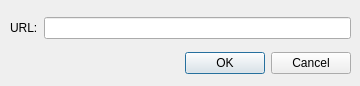
<?xml version="1.0" encoding="UTF-8"?>
<ui version="4.0">
 <class>URL</class>
 <widget class="QDialog" name="URL">
  <property name="geometry">
   <rect>
    <x>0</x>
    <y>0</y>
    <width>360</width>
    <height>86</height>
   </rect>
  </property>
  <property name="windowTitle">
   <string>Dialog</string>
  </property>
  <widget class="QWidget" name="">
   <property name="geometry">
    <rect>
     <x>10</x>
     <y>10</y>
     <width>341</width>
     <height>71</height>
    </rect>
   </property>
   <layout class="QGridLayout" name="gridLayout">
    <item row="0" column="1">
     <widget class="QLineEdit" name="lineEdit"/>
    </item>
    <item row="0" column="0">
     <widget class="QLabel" name="label">
      <property name="text">
       <string>URL:</string>
      </property>
     </widget>
    </item>
    <item row="1" column="0" colspan="2">
     <widget class="QDialogButtonBox" name="buttonBox">
      <property name="orientation">
       <enum>Qt::Horizontal</enum>
      </property>
      <property name="standardButtons">
       <set>QDialogButtonBox::Cancel|QDialogButtonBox::Ok</set>
      </property>
     </widget>
    </item>
   </layout>
  </widget>
 </widget>
 <resources/>
 <connections>
  <connection>
   <sender>buttonBox</sender>
   <signal>accepted()</signal>
   <receiver>URL</receiver>
   <slot>accept()</slot>
   <hints>
    <hint type="sourcelabel">
     <x>248</x>
     <y>254</y>
    </hint>
    <hint type="destinationlabel">
     <x>157</x>
     <y>274</y>
    </hint>
   </hints>
  </connection>
  <connection>
   <sender>buttonBox</sender>
   <signal>rejected()</signal>
   <receiver>URL</receiver>
   <slot>reject()</slot>
   <hints>
    <hint type="sourcelabel">
     <x>316</x>
     <y>260</y>
    </hint>
    <hint type="destinationlabel">
     <x>286</x>
     <y>274</y>
    </hint>
   </hints>
  </connection>
 </connections>
</ui>
